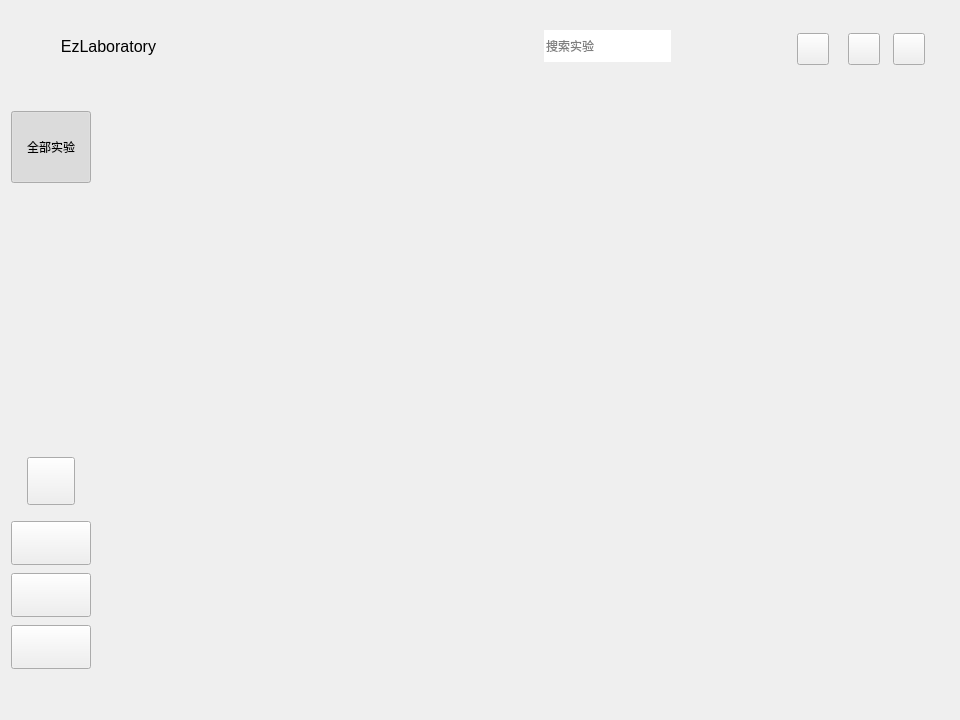
<?xml version="1.0" encoding="UTF-8"?>
<ui version="4.0">
 <class>MainWindowClass</class>
 <widget class="QMainWindow" name="MainWindowClass">
  <property name="geometry">
   <rect>
    <x>0</x>
    <y>0</y>
    <width>960</width>
    <height>720</height>
   </rect>
  </property>
  <property name="minimumSize">
   <size>
    <width>960</width>
    <height>720</height>
   </size>
  </property>
  <property name="windowTitle">
   <string>EzLaboratory</string>
  </property>
  <widget class="QWidget" name="centralWidget">
   <layout class="QGridLayout" name="gridLayout">
    <item row="0" column="0">
     <widget class="QWidget" name="topBar" native="true">
      <property name="minimumSize">
       <size>
        <width>0</width>
        <height>70</height>
       </size>
      </property>
      <property name="maximumSize">
       <size>
        <width>16777215</width>
        <height>70</height>
       </size>
      </property>
      <layout class="QHBoxLayout" name="horizontalLayout_7">
       <item>
        <layout class="QHBoxLayout" name="horizontalLayout_2">
         <item>
          <widget class="QLabel" name="logoLabel">
           <property name="minimumSize">
            <size>
             <width>32</width>
             <height>32</height>
            </size>
           </property>
           <property name="maximumSize">
            <size>
             <width>32</width>
             <height>32</height>
            </size>
           </property>
           <property name="text">
            <string/>
           </property>
           <property name="pixmap">
            <pixmap resource="../../resources/Main.qrc">:/Main/icons/brand/icon.svg</pixmap>
           </property>
           <property name="scaledContents">
            <bool>true</bool>
           </property>
          </widget>
         </item>
         <item>
          <widget class="QLabel" name="brandLabel">
           <property name="font">
            <font>
             <family>Microsoft YaHei UI</family>
             <pointsize>12</pointsize>
             <fontweight>DemiBold</fontweight>
            </font>
           </property>
           <property name="text">
            <string>EzLaboratory</string>
           </property>
           <property name="alignment">
            <set>Qt::AlignmentFlag::AlignRight|Qt::AlignmentFlag::AlignTrailing|Qt::AlignmentFlag::AlignVCenter</set>
           </property>
          </widget>
         </item>
        </layout>
       </item>
       <item>
        <layout class="QHBoxLayout" name="horizontalLayout_6">
         <item>
          <spacer name="topBarLogoSpacer">
           <property name="orientation">
            <enum>Qt::Orientation::Horizontal</enum>
           </property>
           <property name="sizeHint" stdset="0">
            <size>
             <width>40</width>
             <height>20</height>
            </size>
           </property>
          </spacer>
         </item>
         <item>
          <widget class="QWidget" name="searchFrame" native="true">
           <property name="minimumSize">
            <size>
             <width>274</width>
             <height>40</height>
            </size>
           </property>
           <property name="maximumSize">
            <size>
             <width>274</width>
             <height>40</height>
            </size>
           </property>
           <widget class="QLabel" name="searchIconLabel">
            <property name="geometry">
             <rect>
              <x>8</x>
              <y>8</y>
              <width>24</width>
              <height>24</height>
             </rect>
            </property>
            <property name="minimumSize">
             <size>
              <width>24</width>
              <height>24</height>
             </size>
            </property>
            <property name="maximumSize">
             <size>
              <width>24</width>
              <height>24</height>
             </size>
            </property>
            <property name="text">
             <string/>
            </property>
            <property name="pixmap">
             <pixmap resource="../../resources/Main.qrc">:/Main/icons/topbar/search.svg</pixmap>
            </property>
            <property name="scaledContents">
             <bool>true</bool>
            </property>
           </widget>
           <widget class="QLineEdit" name="searchLineEdit">
            <property name="geometry">
             <rect>
              <x>40</x>
              <y>4</y>
              <width>127</width>
              <height>32</height>
             </rect>
            </property>
            <property name="minimumSize">
             <size>
              <width>0</width>
              <height>32</height>
             </size>
            </property>
            <property name="frame">
             <bool>false</bool>
            </property>
            <property name="placeholderText">
             <string>搜索实验</string>
            </property>
            <property name="clearButtonEnabled">
             <bool>true</bool>
            </property>
           </widget>
          </widget>
         </item>
        </layout>
       </item>
       <item>
        <widget class="QWidget" name="windowButtonsWidget" native="true">
         <property name="minimumSize">
          <size>
           <width>154</width>
           <height>52</height>
          </size>
         </property>
         <property name="maximumSize">
          <size>
           <width>154</width>
           <height>52</height>
          </size>
         </property>
         <layout class="QHBoxLayout" name="horizontalLayout">
          <item>
           <widget class="QToolButton" name="minimizeButton">
            <property name="minimumSize">
             <size>
              <width>32</width>
              <height>32</height>
             </size>
            </property>
            <property name="maximumSize">
             <size>
              <width>32</width>
              <height>32</height>
             </size>
            </property>
            <property name="toolTip">
             <string>Minimize</string>
            </property>
            <property name="text">
             <string/>
            </property>
            <property name="icon">
             <iconset resource="../../resources/Main.qrc">
              <normaloff>:/Main/icons/window/subtract-fill.svg</normaloff>:/Main/icons/window/subtract-fill.svg</iconset>
            </property>
            <property name="iconSize">
             <size>
              <width>32</width>
              <height>32</height>
             </size>
            </property>
           </widget>
          </item>
          <item>
           <spacer name="windowButtonSpacer1">
            <property name="orientation">
             <enum>Qt::Orientation::Horizontal</enum>
            </property>
            <property name="sizeType">
             <enum>QSizePolicy::Policy::Fixed</enum>
            </property>
            <property name="sizeHint" stdset="0">
             <size>
              <width>11</width>
              <height>20</height>
             </size>
            </property>
           </spacer>
          </item>
          <item>
           <widget class="QToolButton" name="maximizeButton">
            <property name="minimumSize">
             <size>
              <width>32</width>
              <height>32</height>
             </size>
            </property>
            <property name="maximumSize">
             <size>
              <width>32</width>
              <height>32</height>
             </size>
            </property>
            <property name="toolTip">
             <string>Maximize</string>
            </property>
            <property name="text">
             <string/>
            </property>
            <property name="icon">
             <iconset resource="../../resources/Main.qrc">
              <normaloff>:/Main/icons/window/maximize-fill.svg</normaloff>:/Main/icons/window/maximize-fill.svg</iconset>
            </property>
            <property name="iconSize">
             <size>
              <width>32</width>
              <height>32</height>
             </size>
            </property>
           </widget>
          </item>
          <item>
           <spacer name="windowButtonSpacer2">
            <property name="orientation">
             <enum>Qt::Orientation::Horizontal</enum>
            </property>
            <property name="sizeType">
             <enum>QSizePolicy::Policy::Fixed</enum>
            </property>
            <property name="sizeHint" stdset="0">
             <size>
              <width>5</width>
              <height>20</height>
             </size>
            </property>
           </spacer>
          </item>
          <item>
           <widget class="QToolButton" name="closeButton">
            <property name="minimumSize">
             <size>
              <width>32</width>
              <height>32</height>
             </size>
            </property>
            <property name="maximumSize">
             <size>
              <width>32</width>
              <height>32</height>
             </size>
            </property>
            <property name="toolTip">
             <string>Close</string>
            </property>
            <property name="text">
             <string/>
            </property>
            <property name="icon">
             <iconset resource="../../resources/Main.qrc">
              <normaloff>:/Main/icons/window/close-fill.svg</normaloff>:/Main/icons/window/close-fill.svg</iconset>
            </property>
            <property name="iconSize">
             <size>
              <width>32</width>
              <height>32</height>
             </size>
            </property>
           </widget>
          </item>
         </layout>
        </widget>
       </item>
      </layout>
     </widget>
    </item>
    <item row="1" column="0">
     <widget class="QStackedWidget" name="mainContentStack">
         <property name="currentIndex">
          <number>0</number>
         </property>
         <widget class="QWidget" name="workspace">
          <layout class="QGridLayout" name="workspaceLayout">
           <property name="leftMargin">
            <number>0</number>
           </property>
           <property name="topMargin">
            <number>0</number>
           </property>
           <property name="rightMargin">
            <number>0</number>
           </property>
           <property name="bottomMargin">
            <number>0</number>
           </property>
           <property name="spacing">
            <number>0</number>
           </property>
           <item row="0" column="0">
            <widget class="QWidget" name="sideBar" native="true">
             <property name="minimumSize">
              <size>
               <width>80</width>
               <height>0</height>
              </size>
             </property>
             <property name="maximumSize">
              <size>
               <width>80</width>
               <height>16777215</height>
              </size>
             </property>
             <layout class="QVBoxLayout" name="sideBarLayout">
              <property name="spacing">
               <number>8</number>
              </property>
              <property name="leftMargin">
               <number>0</number>
              </property>
              <property name="topMargin">
               <number>24</number>
              </property>
              <property name="rightMargin">
               <number>0</number>
              </property>
              <property name="bottomMargin">
               <number>40</number>
              </property>
              <item>
               <widget class="QToolButton" name="navExperimentsButton">
                <property name="minimumSize">
                 <size>
                  <width>80</width>
                  <height>72</height>
                 </size>
                </property>
                <property name="maximumSize">
                 <size>
                  <width>80</width>
                  <height>72</height>
                 </size>
                </property>
                <property name="toolTip">
                 <string>Experiments</string>
                </property>
                <property name="text">
                 <string>全部实验</string>
                </property>
                <property name="icon">
                 <iconset resource="../../resources/Main.qrc">
                  <normaloff>:/Main/icons/sidebar/all_experiments.svg</normaloff>
                  <normalon>:/Main/icons/sidebar/all_experiments_active.svg</normalon>:/Main/icons/sidebar/all_experiments.svg</iconset>
                </property>
                <property name="iconSize">
                 <size>
                  <width>32</width>
                  <height>32</height>
                 </size>
                </property>
                <property name="checkable">
                 <bool>true</bool>
                </property>
                <property name="checked">
                 <bool>true</bool>
                </property>
                <property name="toolButtonStyle">
                 <enum>Qt::ToolButtonStyle::ToolButtonTextUnderIcon</enum>
                </property>
               </widget>
              </item>
              <item>
               <spacer name="sideBarSpacer">
                <property name="orientation">
                 <enum>Qt::Orientation::Vertical</enum>
                </property>
                <property name="sizeHint" stdset="0">
                 <size>
                  <width>20</width>
                  <height>40</height>
                 </size>
                </property>
               </spacer>
              </item>
              <item>
               <widget class="QWidget" name="avatarWidget" native="true">
                <property name="minimumSize">
                 <size>
                  <width>80</width>
                  <height>56</height>
                 </size>
                </property>
                <property name="maximumSize">
                 <size>
                  <width>80</width>
                  <height>56</height>
                 </size>
                </property>
                <layout class="QGridLayout" name="avatarLayout">
                 <property name="leftMargin">
                  <number>0</number>
                 </property>
                 <property name="topMargin">
                  <number>0</number>
                 </property>
                 <property name="rightMargin">
                  <number>0</number>
                 </property>
                 <property name="bottomMargin">
                  <number>8</number>
                 </property>
                 <property name="spacing">
                  <number>0</number>
                 </property>
                 <item row="0" column="0" alignment="Qt::AlignmentFlag::AlignHCenter|Qt::AlignmentFlag::AlignTop">
                  <widget class="QToolButton" name="avatarButton">
                   <property name="minimumSize">
                    <size>
                     <width>48</width>
                     <height>48</height>
                    </size>
                   </property>
                   <property name="maximumSize">
                    <size>
                     <width>48</width>
                     <height>48</height>
                    </size>
                   </property>
                   <property name="toolTip">
                    <string>Profile</string>
                   </property>
                   <property name="text">
                    <string/>
                   </property>
                   <property name="checkable">
                    <bool>true</bool>
                   </property>
                  </widget>
                 </item>
                </layout>
               </widget>
              </item>
              <item>
               <widget class="QToolButton" name="historyButton">
                <property name="minimumSize">
                 <size>
                  <width>80</width>
                  <height>44</height>
                 </size>
                </property>
                <property name="maximumSize">
                 <size>
                  <width>80</width>
                  <height>44</height>
                 </size>
                </property>
                <property name="toolTip">
                 <string>History</string>
                </property>
                <property name="text">
                 <string/>
                </property>
                <property name="icon">
                 <iconset resource="../../resources/Main.qrc">
                  <normaloff>:/Main/icons/sidebar/history.svg</normaloff>
                  <normalon>:/Main/icons/sidebar/history_active.svg</normalon>:/Main/icons/sidebar/history.svg</iconset>
                </property>
                <property name="iconSize">
                 <size>
                  <width>34</width>
                  <height>34</height>
                 </size>
                </property>
                <property name="checkable">
                 <bool>true</bool>
                </property>
               </widget>
              </item>
              <item>
               <widget class="QToolButton" name="themeButton">
                <property name="minimumSize">
                 <size>
                  <width>80</width>
                  <height>44</height>
                 </size>
                </property>
                <property name="maximumSize">
                 <size>
                  <width>80</width>
                  <height>44</height>
                 </size>
                </property>
                <property name="toolTip">
                 <string>Theme</string>
                </property>
                <property name="text">
                 <string/>
                </property>
                <property name="icon">
                 <iconset resource="../../resources/Main.qrc">
                  <normaloff>:/Main/icons/sidebar/moon.svg</normaloff>:/Main/icons/sidebar/moon.svg</iconset>
                </property>
                <property name="iconSize">
                 <size>
                  <width>32</width>
                  <height>32</height>
                 </size>
                </property>
               </widget>
              </item>
              <item>
               <widget class="QToolButton" name="settingsButton">
                <property name="minimumSize">
                 <size>
                  <width>80</width>
                  <height>44</height>
                 </size>
                </property>
                <property name="maximumSize">
                 <size>
                  <width>80</width>
                  <height>44</height>
                 </size>
                </property>
                <property name="toolTip">
                 <string>Settings</string>
                </property>
                <property name="text">
                 <string/>
                </property>
                <property name="icon">
                 <iconset resource="../../resources/Main.qrc">
                  <normaloff>:/Main/icons/sidebar/setting.svg</normaloff>
                  <normalon>:/Main/icons/sidebar/setting_active.svg</normalon>:/Main/icons/sidebar/setting.svg</iconset>
                </property>
                <property name="iconSize">
                 <size>
                  <width>32</width>
                  <height>32</height>
                 </size>
                </property>
                <property name="checkable">
                 <bool>true</bool>
                </property>
               </widget>
              </item>
             </layout>
            </widget>
           </item>
           <item row="0" column="1">
            <widget class="QStackedWidget" name="workspaceContentStack"/>
           </item>
          </layout>
         </widget>
     </widget>
    </item>
   </layout>
  </widget>
 </widget>
 <layoutdefault spacing="6" margin="11"/>
 <resources>
  <include location="../../resources/Main.qrc"/>
 </resources>
 <connections/>
</ui>
